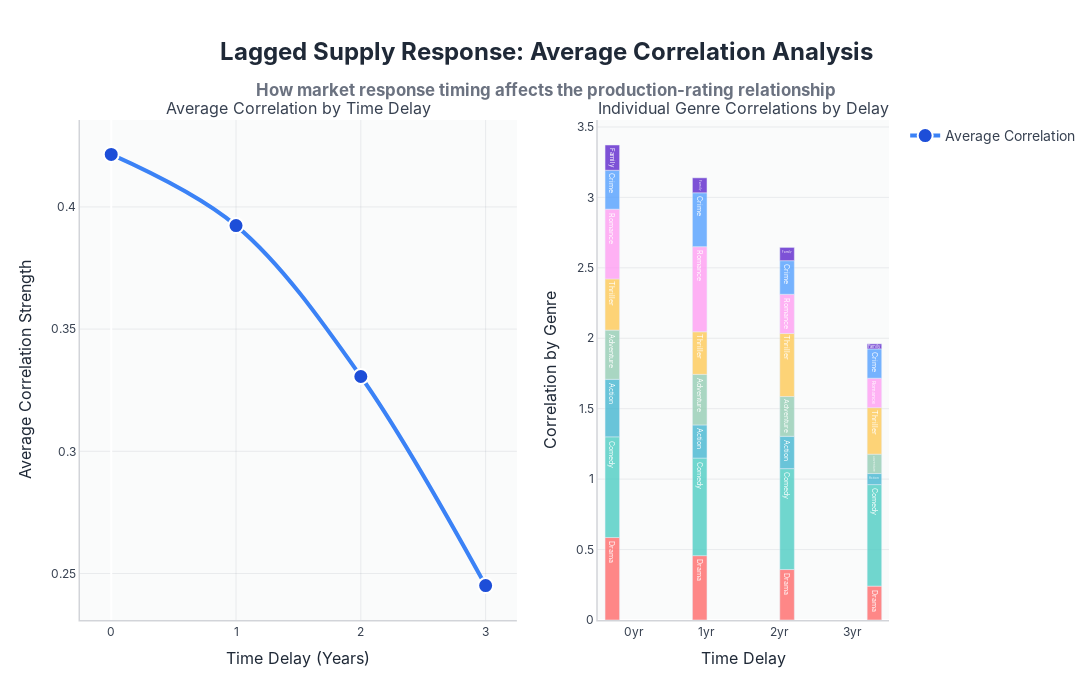

Notebook cell for this chart:
### Markdown cell above
### Perspective 2: Lagged Supply Response

Studios face multi-year production cycles—from script approval and financing to filming and post-production—that inevitably delay the translation of audience preferences into release schedules. This perspective examines how accounting for these operational lags can reveal a stronger and more nuanced alignment between viewer demand and genre output.

### Argument 2.1: Peak Correlation at One-Year Lag

While it may seem that studios are sometimes slow or inconsistent in responding to audience preferences, a deeper statistical look shows the opposite. In Visualization 4, when production numbers are shifted forward by one year, the average correlation between quality (audience ratings) and output increases by 9.3%. This improvement suggests a delayed but clear alignment between supply and demand: studios internalize audience preferences, but simply have a necessary lead time before those preferences are reflected in supply.

The Romance genre is illustrative here. Without time shifting, the correlation between ratings and production is relatively weak, but with a one-year delay, it increases by more than 20%. This suggests that increased ratings in year t do not lead to increased production until year t+1—a pattern consistent with the reality of film production cycles, where script development, financing, casting, shooting, and post-production often take 12 to 24 months (Vogel, 2020).

This finding is consistent with earlier research by Krider, Li, Liu & Weinberg (2005), who show similar lead-lag patterns in their analysis of cinema screen allocations and box office data. They show that decisions by film studios and distributors only respond to audience behavior and performance after a certain amount of time—on average with a lag of one season. This lag applies not only to distribution, but also to production, where strategic decisions based on success indicators only become visible in later output.

This lag is also logically explainable in economic-organizational terms. According to the Resource-Based View model (Barney, 1991), mobilizing production capacity (such as personnel, sets, VFX, marketing) requires time-intensive coordination, which means that even with clear signals of increased demand, the response is temporarily delayed. This lagged response is therefore not a form of inertia, but a structural characteristic of creative industries with high investment and coordination costs.

In short, by accounting for production delays (lags), it turns out that studios are indeed responsive—but in a delayed, planned manner. This delayed correlation strengthening supports the idea that the seemingly weak relationship between supply and demand is actually stronger than previously thought, when viewed with the correct time perspective.

### Code cell
import plotly.graph_objects as go
from plotly.subplots import make_subplots
import pandas as pd
import numpy as np
from collections import defaultdict

def create_time_series_data(df):
    """
    Create time series data for production counts and average ratings by year and genre
    """
    # Convert Rating to numeric
    df_copy = df.copy()
    
    if 'Rating' in df_copy.columns:
        df_copy['Rating'] = df_copy['Rating'].astype(str).str.replace('/10', '').str.strip()
        df_copy['Rating'] = pd.to_numeric(df_copy['Rating'], errors='coerce')
    
    # Filter for valid data
    df_filtered = df_copy[
        (df_copy['Year'] >= 2000) & 
        (df_copy['Year'] <= 2024) & 
        (df_copy['Genres'].notna()) &
        (df_copy['Rating'].notna()) &
        (df_copy['Rating'] > 0)
    ].copy()
    
    # Process genres and create yearly data
    yearly_data = defaultdict(lambda: defaultdict(lambda: {'count': 0, 'ratings': []}))
    
    for _, row in df_filtered.iterrows():
        year = row['Year']
        rating = row['Rating']
        genres = str(row['Genres']).split(',')
        
        for genre in genres:
            genre = genre.strip()
            if genre and genre != 'nan':
                yearly_data[genre][year]['count'] += 1
                yearly_data[genre][year]['ratings'].append(rating)
    
    # Convert to time series format
    allowed_genres = ['Drama', 'Comedy', 'Action', 'Adventure', 'Thriller', 'Romance', 'Crime', 'Family']
    years = list(range(2000, 2025))
    
    # Create DataFrame for each genre
    genre_time_series = {}
    
    for genre in allowed_genres:
        if genre in yearly_data:
            genre_df = pd.DataFrame({
                'Year': years,
                'Production_Count': [yearly_data[genre][year]['count'] for year in years],
                'Avg_Rating': [np.mean(yearly_data[genre][year]['ratings']) if yearly_data[genre][year]['ratings'] else np.nan for year in years],
                'Genre': genre
            })
            
            # Fill missing ratings with interpolation
            genre_df['Avg_Rating'] = genre_df['Avg_Rating'].interpolate(method='linear')
            genre_time_series[genre] = genre_df
    
    return genre_time_series

def calculate_lag_correlations_for_all_delays(production_series, rating_series, max_lag=3):
    """
    Calculate correlations with different time lags for delays 0-3
    """
    from scipy.stats import pearsonr
    
    correlations = {}
    min_overlap = 10  # Minimum overlapping years needed
    
    for lag in range(0, max_lag + 1):
        if lag == 0:
            # No lag - simultaneous correlation
            valid_mask = ~(production_series.isna() | rating_series.isna())
            if valid_mask.sum() >= min_overlap:
                corr, p_val = pearsonr(rating_series[valid_mask], production_series[valid_mask])
                correlations[lag] = abs(corr)  # Use absolute value
        else:
            # Test if ratings predict future production
            lagged_ratings = rating_series.shift(lag)
            valid_mask = ~(production_series.isna() | lagged_ratings.isna())
            
            if valid_mask.sum() >= min_overlap:
                corr, p_val = pearsonr(lagged_ratings[valid_mask], production_series[valid_mask])
                correlations[lag] = abs(corr)  # Use absolute value
    
    return correlations

# Create time series data
print("🔍 CREATING TIME SERIES DATA...")
genre_time_series = create_time_series_data(df)

if genre_time_series:
    print(f"✅ Successfully created time series for {len(genre_time_series)} genres")
    
    # Calculate correlations for all delays (0, 1, 2, 3 years) for each genre
    all_correlations = {}
    delays = [0, 1, 2, 3]
    
    for genre, data in genre_time_series.items():
        production = data['Production_Count']
        ratings = data['Avg_Rating']
        
        correlations = calculate_lag_correlations_for_all_delays(production, ratings, max_lag=3)
        all_correlations[genre] = correlations
    
    # Calculate average correlation for each delay
    average_correlations = {}
    for delay in delays:
        correlations_for_delay = []
        for genre in all_correlations:
            if delay in all_correlations[genre]:
                correlations_for_delay.append(all_correlations[genre][delay])
        
        if correlations_for_delay:
            average_correlations[delay] = np.mean(correlations_for_delay)
    
    # Create visualization
    fig = make_subplots(
        rows=1, cols=2,
        subplot_titles=('Average Correlation by Time Delay', 'Individual Genre Correlations by Delay'),
        specs=[[{"type": "scatter"}, {"type": "bar"}]],
        column_widths=[0.6, 0.4]
    )
    
    # 1. Main line chart showing average correlation by delay
    delays_list = list(average_correlations.keys())
    avg_corrs_list = list(average_correlations.values())
    
    fig.add_trace(
        go.Scatter(
            x=delays_list,
            y=avg_corrs_list,
            mode='lines+markers',
            line=dict(color='#3B82F6', width=4, shape='spline'),
            marker=dict(
                size=15,
                color='#1D4ED8',
                line=dict(color='white', width=2)
            ),
            text=[f"{corr:.3f}" for corr in avg_corrs_list],
            textposition='top center',
            textfont=dict(size=14, color='#1F2937', family='Inter, sans-serif', weight='bold'),
            hovertemplate='<b style="color: #1F2937; font-size: 16px;">%{x}-Year Delay</b><br>' +
                          '<span style="color: #6B7280;">Average Correlation:</span> <b>%{y:.3f}</b><br>' +
                          '<extra></extra>',
            hoverlabel=dict(
                bgcolor="rgba(255, 255, 255, 0.95)",
                bordercolor="rgba(107, 114, 128, 0.3)",
                font=dict(size=12, color="#1F2937", family="Inter, sans-serif"),
                align="left"
            ),
            name='Average Correlation'
        ),
        row=1, col=1
    )
    
    # 2. Grouped bar chart showing individual genre correlations
    genre_colors = {
        'Drama': '#FF6B6B',      # Red
        'Comedy': '#4ECDC4',     # Teal
        'Action': '#45B7D1',     # Blue
        'Adventure': '#96CEB4',  # Light Green
        'Thriller': '#FECA57',   # Yellow
        'Romance': '#FF9FF3',    # Pink
        'Crime': '#54A0FF',      # Light Blue
        'Family': '#5F27CD'      # Purple
    }
    
    # Create stacked bars for each delay
    for delay in delays:
        correlations_for_delay = []
        genre_names = []
        colors_for_delay = []
        
        for genre in genre_time_series.keys():
            if delay in all_correlations[genre]:
                correlations_for_delay.append(all_correlations[genre][delay])
                genre_names.append(genre)
                colors_for_delay.append(genre_colors.get(genre, '#888888'))
        
        fig.add_trace(
            go.Bar(
                x=[f"{delay}yr"] * len(correlations_for_delay),
                y=correlations_for_delay,
                text=genre_names,
                textposition='inside',
                textfont=dict(size=10, color='white'),
                marker=dict(color=colors_for_delay, opacity=0.8),
                hovertemplate='<b>%{text}</b><br>' +
                              'Delay: %{x}<br>' +
                              'Correlation: %{y:.3f}<br>' +
                              '<extra></extra>',
                hoverlabel=dict(
                    bgcolor="rgba(255, 255, 255, 0.95)",
                    bordercolor="rgba(107, 114, 128, 0.3)",
                    font=dict(size=12, color="#1F2937", family="Inter, sans-serif"),
                    align="left"
                ),
                showlegend=False
            ),
            row=1, col=2
        )
    
    # Update layout
    fig.update_layout(
        title={
            'text': 'Lagged Supply Response: Average Correlation Analysis<br><sub style="color: #6B7280; font-size: 14px;">How market response timing affects the production-rating relationship</sub>',
            'x': 0.5,
            'xanchor': 'center',
            'font': {'size': 24, 'family': 'Inter, sans-serif', 'color': '#1F2937', 'weight': 'bold'}
        },
        font=dict(size=14, family='Inter, sans-serif', color='#374151'),
        plot_bgcolor='rgba(249, 250, 251, 0.8)',
        paper_bgcolor='white',
        width=1400,
        height=700,
        showlegend=True,
        margin=dict(l=80, r=80, t=120, b=80)
    )
    
    # Update subplot 1 (line chart)
    fig.update_xaxes(
        title_text="Time Delay (Years)",
        showgrid=True,
        gridwidth=0.8,
        gridcolor='rgba(107, 114, 128, 0.15)',
        showline=True,
        linewidth=1.5,
        linecolor='rgba(107, 114, 128, 0.3)',
        tickmode='linear',
        tick0=0,
        dtick=1,
        tickfont=dict(size=12, family='Inter, sans-serif', color='#374151'),
        title_font=dict(size=16, family='Inter, sans-serif', color='#1F2937'),
        row=1, col=1
    )
    
    fig.update_yaxes(
        title_text="Average Correlation Strength",
        showgrid=True,
        gridwidth=0.8,
        gridcolor='rgba(107, 114, 128, 0.15)',
        showline=True,
        linewidth=1.5,
        linecolor='rgba(107, 114, 128, 0.3)',
        tickfont=dict(size=12, family='Inter, sans-serif', color='#374151'),
        title_font=dict(size=16, family='Inter, sans-serif', color='#1F2937'),
        row=1, col=1
    )
    
    # Update subplot 2 (bar chart)
    fig.update_xaxes(
        title_text="Time Delay",
        showgrid=False,
        showline=True,
        linewidth=1.5,
        linecolor='rgba(107, 114, 128, 0.3)',
        tickfont=dict(size=12, family='Inter, sans-serif', color='#374151'),
        title_font=dict(size=16, family='Inter, sans-serif', color='#1F2937'),
        row=1, col=2
    )
    
    fig.update_yaxes(
        title_text="Correlation by Genre",
        showgrid=True,
        gridwidth=0.8,
        gridcolor='rgba(107, 114, 128, 0.15)',
        showline=True,
        linewidth=1.5,
        linecolor='rgba(107, 114, 128, 0.3)',
        tickfont=dict(size=12, family='Inter, sans-serif', color='#374151'),
        title_font=dict(size=16, family='Inter, sans-serif', color='#1F2937'),
        row=1, col=2
    )
    
    fig.show()
    
    # Print analysis
    print("\n AVERAGE CORRELATION BY TIME DELAY")
    print("=" * 50)
    
    print(f"\n CORRELATION BY DELAY:")
    for delay, avg_corr in average_correlations.items():
        print(f"   {delay} years: {avg_corr:.3f}")
    
    # Find optimal delay
    best_delay = max(average_correlations, key=average_correlations.get)
    best_correlation = average_correlations[best_delay]
    
    improvement = ((best_correlation - average_correlations[0]) / average_correlations[0]) * 100
    
    print(f" KEY FINDINGS:")
    print(f"    Optimal delay: {best_delay} years")
    print(f"    Peak correlation: {best_correlation:.3f}")
    print(f"    Improvement over immediate: {improvement:+.1f}%")
    
    if best_delay > 0:
        print(f"\n CONCLUSION:")
        print(f"    Supply follows demand with {best_delay}-year optimal delay")
        print(f"    {improvement:.1f}% stronger correlation when accounting for response time")
        print(f"    Evidence of lagged supply response in movie industry")
    else:
        print(f"\n⚡ CONCLUSION:")
        print(f"    Market shows immediate supply-demand response")
        print(f"    Studios respond in real-time to audience preferences")
    
    print("=" * 50)

else:
    print(" Unable to create time series data")

### Figure 1 — Plotly figure (JSON) as saved in the notebook; plotly's stock layout.template omitted (floating-point values rounded to 4 significant figures)
{"data": [{"hoverlabel": {"align": "left", "bgcolor": "rgba(255, 255, 255, 0.95)", "bordercolor": "rgba(107, 114, 128, 0.3)", "font": {"color": "#1F2937", "family": "Inter, sans-serif", "size": 12}}, "hovertemplate": "<b style=\"color: #1F2937; font-size: 16px;\">%{x}-Year Delay</b><br><span style=\"color: #6B7280;\">Average Correlation:</span> <b>%{y:.3f}</b><br><extra></extra>", "line": {"color": "#3B82F6", "shape": "spline", "width": 4}, "marker": {"color": "#1D4ED8", "line": {"color": "white", "width": 2}, "size": 15}, "mode": "lines+markers", "name": "Average Correlation", "text": ["0.421", "0.392", "0.331", "0.245"], "textfont": {"color": "#1F2937", "family": "Inter, sans-serif", "size": 14, "weight": "bold"}, "textposition": "top center", "type": "scatter", "x": [0, 1, 2, 3], "xaxis": "x", "y": [0.4215, 0.3924, 0.3306, 0.245], "yaxis": "y"}, {"hoverlabel": {"align": "left", "bgcolor": "rgba(255, 255, 255, 0.95)", "bordercolor": "rgba(107, 114, 128, 0.3)", "font": {"color": "#1F2937", "family": "Inter, sans-serif", "size": 12}}, "hovertemplate": "<b>%{text}</b><br>Delay: %{x}<br>Correlation: %{y:.3f}<br><extra></extra>", "marker": {"color": ["#FF6B6B", "#4ECDC4", "#45B7D1", "#96CEB4", "#FECA57", "#FF9FF3", "#54A0FF", "#5F27CD"], "opacity": 0.8}, "showlegend": false, "text": ["Drama", "Comedy", "Action", "Adventure", "Thriller", "Romance", "Crime", "Family"], "textfont": {"color": "white", "size": 10}, "textposition": "inside", "type": "bar", "x": ["0yr", "0yr", "0yr", "0yr", "0yr", "0yr", "0yr", "0yr"], "xaxis": "x2", "y": [0.5855, 0.7147, 0.4084, 0.3492, 0.3634, 0.4952, 0.2761, 0.1794], "yaxis": "y2"}, {"hoverlabel": {"align": "left", "bgcolor": "rgba(255, 255, 255, 0.95)", "bordercolor": "rgba(107, 114, 128, 0.3)", "font": {"color": "#1F2937", "family": "Inter, sans-serif", "size": 12}}, "hovertemplate": "<b>%{text}</b><br>Delay: %{x}<br>Correlation: %{y:.3f}<br><extra></extra>", "marker": {"color": ["#FF6B6B", "#4ECDC4", "#45B7D1", "#96CEB4", "#FECA57", "#FF9FF3", "#54A0FF", "#5F27CD"], "opacity": 0.8}, "showlegend": false, "text": ["Drama", "Comedy", "Action", "Adventure", "Thriller", "Romance", "Crime", "Family"], "textfont": {"color": "white", "size": 10}, "textposition": "inside", "type": "bar", "x": ["1yr", "1yr", "1yr", "1yr", "1yr", "1yr", "1yr", "1yr"], "xaxis": "x2", "y": [0.4569, 0.6924, 0.2353, 0.3592, 0.3023, 0.6042, 0.3826, 0.1061], "yaxis": "y2"}, {"hoverlabel": {"align": "left", "bgcolor": "rgba(255, 255, 255, 0.95)", "bordercolor": "rgba(107, 114, 128, 0.3)", "font": {"color": "#1F2937", "family": "Inter, sans-serif", "size": 12}}, "hovertemplate": "<b>%{text}</b><br>Delay: %{x}<br>Correlation: %{y:.3f}<br><extra></extra>", "marker": {"color": ["#FF6B6B", "#4ECDC4", "#45B7D1", "#96CEB4", "#FECA57", "#FF9FF3", "#54A0FF", "#5F27CD"], "opacity": 0.8}, "showlegend": false, "text": ["Drama", "Comedy", "Action", "Adventure", "Thriller", "Romance", "Crime", "Family"], "textfont": {"color": "white", "size": 10}, "textposition": "inside", "type": "bar", "x": ["2yr", "2yr", "2yr", "2yr", "2yr", "2yr", "2yr", "2yr"], "xaxis": "x2", "y": [0.3582, 0.7162, 0.2294, 0.2827, 0.4472, 0.2785, 0.2385, 0.0943], "yaxis": "y2"}, {"hoverlabel": {"align": "left", "bgcolor": "rgba(255, 255, 255, 0.95)", "bordercolor": "rgba(107, 114, 128, 0.3)", "font": {"color": "#1F2937", "family": "Inter, sans-serif", "size": 12}}, "hovertemplate": "<b>%{text}</b><br>Delay: %{x}<br>Correlation: %{y:.3f}<br><extra></extra>", "marker": {"color": ["#FF6B6B", "#4ECDC4", "#45B7D1", "#96CEB4", "#FECA57", "#FF9FF3", "#54A0FF", "#5F27CD"], "opacity": 0.8}, "showlegend": false, "text": ["Drama", "Comedy", "Action", "Adventure", "Thriller", "Romance", "Crime", "Family"], "textfont": {"color": "white", "size": 10}, "textposition": "inside", "type": "bar", "x": ["3yr", "3yr", "3yr", "3yr", "3yr", "3yr", "3yr", "3yr"], "xaxis": "x2", "y": [0.2405, 0.7207, 0.07845, 0.1374, 0.3301, 0.2092, 0.208, 0.03591], "yaxis": "y2"}], "layout": {"annotations": [{"font": {"size": 16}, "showarrow": false, "text": "Average Correlation by Time Delay", "x": 0.27, "xanchor": "center", "xref": "paper", "y": 1, "yanchor": "bottom", "yref": "paper"}, {"font": {"size": 16}, "showarrow": false, "text": "Individual Genre Correlations by Delay", "x": 0.82, "xanchor": "center", "xref": "paper", "y": 1, "yanchor": "bottom", "yref": "paper"}], "font": {"color": "#374151", "family": "Inter, sans-serif", "size": 14}, "height": 700, "margin": {"b": 80, "l": 80, "r": 80, "t": 120}, "paper_bgcolor": "white", "plot_bgcolor": "rgba(249, 250, 251, 0.8)", "showlegend": true, "title": {"font": {"color": "#1F2937", "family": "Inter, sans-serif", "size": 24, "weight": "bold"}, "text": "Lagged Supply Response: Average Correlation Analysis<br><sub style=\"color: #6B7280; font-size: 14px;\">How market response timing affects the production-rating relationship</sub>", "x": 0.5, "xanchor": "center"}, "width": 1400, "xaxis": {"anchor": "y", "autorange": true, "domain": [0, 0.54], "dtick": 1, "gridcolor": "rgba(107, 114, 128, 0.15)", "gridwidth": 0.8, "linecolor": "rgba(107, 114, 128, 0.3)", "linewidth": 1.5, "range": [-0.2265, 3.227], "showgrid": true, "showline": true, "tick0": 0, "tickfont": {"color": "#374151", "family": "Inter, sans-serif", "size": 12}, "tickmode": "linear", "title": {"font": {"color": "#1F2937", "family": "Inter, sans-serif", "size": 16}, "text": "Time Delay (Years)"}, "type": "linear"}, "xaxis2": {"anchor": "y2", "autorange": true, "domain": [0.64, 1], "linecolor": "rgba(107, 114, 128, 0.3)", "linewidth": 1.5, "range": [-0.5, 3.5], "showgrid": false, "showline": true, "tickfont": {"color": "#374151", "family": "Inter, sans-serif", "size": 12}, "title": {"font": {"color": "#1F2937", "family": "Inter, sans-serif", "size": 16}, "text": "Time Delay"}, "type": "category"}, "yaxis": {"anchor": "x", "autorange": true, "domain": [0, 1], "gridcolor": "rgba(107, 114, 128, 0.15)", "gridwidth": 0.8, "linecolor": "rgba(107, 114, 128, 0.3)", "linewidth": 1.5, "range": [0.231, 0.4356], "showgrid": true, "showline": true, "tickfont": {"color": "#374151", "family": "Inter, sans-serif", "size": 12}, "title": {"font": {"color": "#1F2937", "family": "Inter, sans-serif", "size": 16}, "text": "Average Correlation Strength"}, "type": "linear"}, "yaxis2": {"anchor": "x2", "autorange": true, "domain": [0, 1], "gridcolor": "rgba(107, 114, 128, 0.15)", "gridwidth": 0.8, "linecolor": "rgba(107, 114, 128, 0.3)", "linewidth": 1.5, "range": [0, 3.549], "showgrid": true, "showline": true, "tickfont": {"color": "#374151", "family": "Inter, sans-serif", "size": 12}, "title": {"font": {"color": "#1F2937", "family": "Inter, sans-serif", "size": 16}, "text": "Correlation by Genre"}, "type": "linear"}}}
